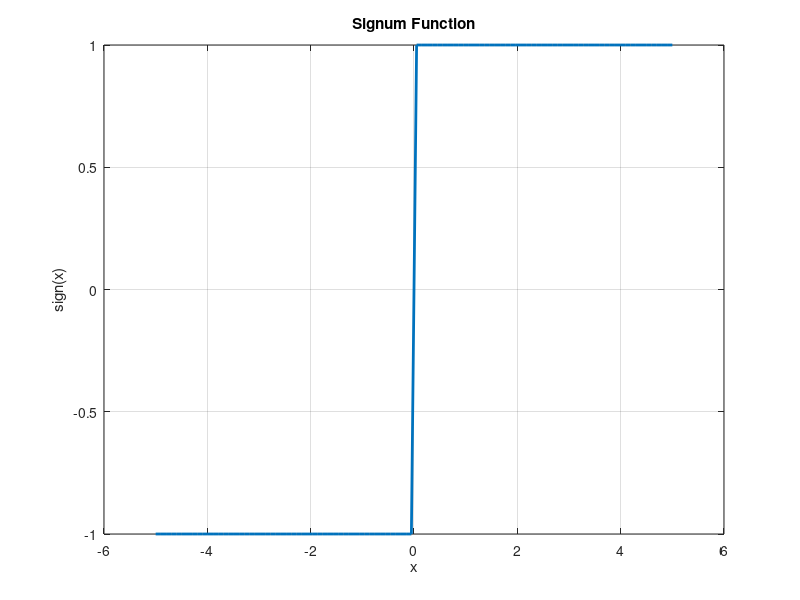

MATLAB code for this plot:
%  Signum function
x = linspace(-5, 5, 100); 
y = sign(x); 

% Plotting the result
figure;
plot(x, y, 'LineWidth', 2);
xlabel('x');
ylabel('sign(x)');
title('Signum Function');
grid on;